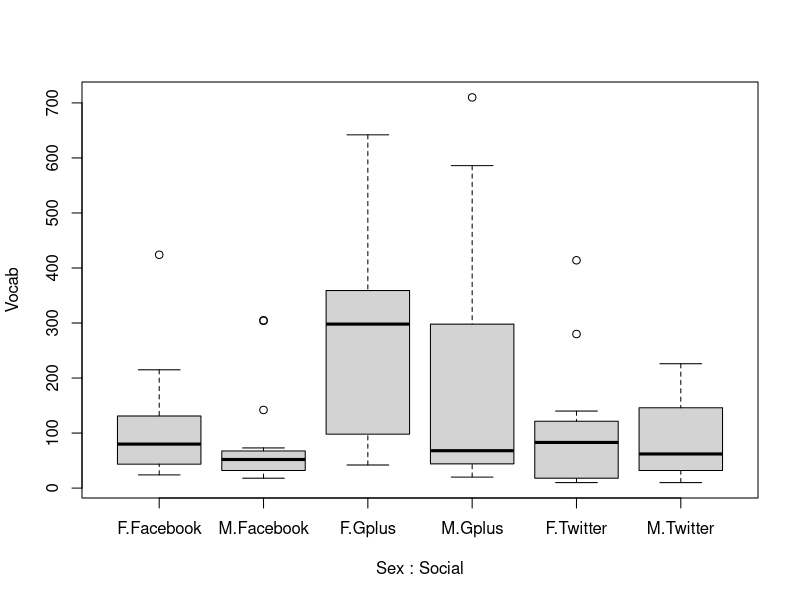

The R source for this figure: (Note: this script raises an error after producing the figure.)
data = read.csv("vocab.csv")
View(data)

data$Subject = factor(data$Subject)
data$Order = factor(data$Order)

summary(data)

library(plyr)
ddply(data, ~ Sex * Social, function(d) summary(d$Vocab))
ddply(data, ~ Sex * Social, summarise, Vocab.mean=mean(Vocab), Vocab.sd=sd(Vocab))

boxplot(Vocab ~ Sex * Social, data=data)

library(MASS)
fit = fitdistr(data[data$Social == "Facebook",]$Vocab, "exponential")$estimate
ks.test(data[data$Social == "Facebook",]$Vocab, "pexp", fit, exact=TRUE)

fit = fitdistr(data[data$Social == "Gplus",]$Vocab, "exponential")$estimate
ks.test(data[data$Social == "Gplus",]$Vocab, "pexp", fit, exact=TRUE)

fit = fitdistr(data[data$Social == "Twitter",]$Vocab, "exponential")$estimate
ks.test(data[data$Social == "Twitter",]$Vocab, "pexp", fit, exact=TRUE)

library(lme4) # for glmer
library(car) # for Anova

# set sum-to-zero contrasts for the Anova call
contrasts(data$Sex) <- "contr.sum"
contrasts(data$Social) <- "contr.sum"
contrasts(data$Order) <- "contr.sum"

m = glmer(Vocab ~ Order + (1|Subject), data=data, family=Gamma(link="log"), nAGQ=0)
Anova(m, type=3)

# main GLMM test on Liked
m = glmer(Vocab ~ Sex * Social + (1|Subject), data=data, family=Gamma(link="log"), nAGQ=0)
Anova(m, type=3)
